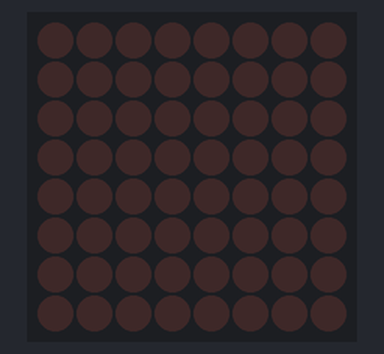
Bench run of a program on a simulated Raspberry Pi (BCM pin numbers). Shown: 8×8 LED matrix.

Above: at 0.1 s.
At 1.14 s:
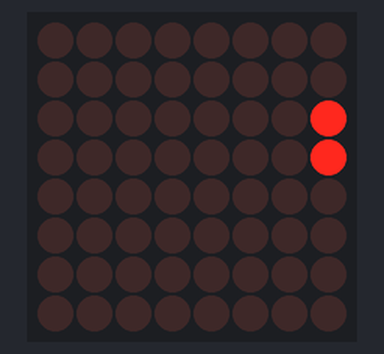
At 2.2 s:
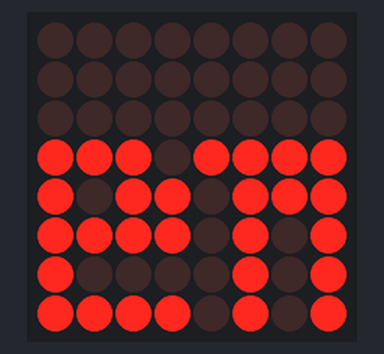
At 4.25 s:
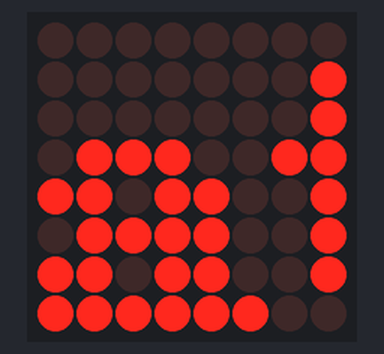
At 6.3 s:
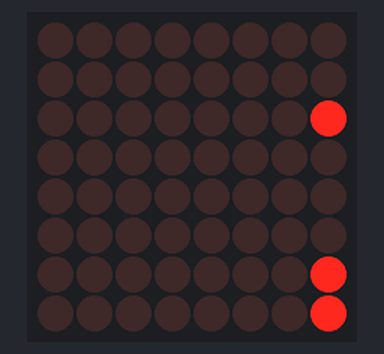
At 8.35 s:
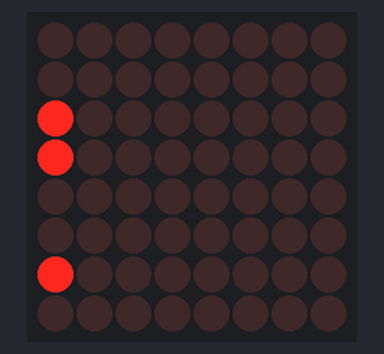

The program:

03_led-matrix.py
```python
import time

from luma.core.interface.serial import spi, noop
from luma.core.render import canvas
from luma.core.virtual import viewport
from luma.led_matrix.device import max7219

# cascaded: Anzahl an Matrizen, block_orientation: Rotation der Ausrichtung
serial = spi(port=0, device=0, gpio=noop())
device = max7219(serial, cascaded=1, block_orientation=0, rotate=0)

virtual = viewport(device, width=200, height=100)

try:
	while True:
		with canvas(virtual) as draw:
	    		draw.text((0, 3), "    Temperatur: 20°C  ", fill="white")

		for offset in range(135):
	    		virtual.set_position((offset, 4))
	    		time.sleep(0.07)
except:
	print("Fehler aufgetreten.")
```

Measured:
- by itself, everything shown: repeats every 9.5 s, in 103 steps
